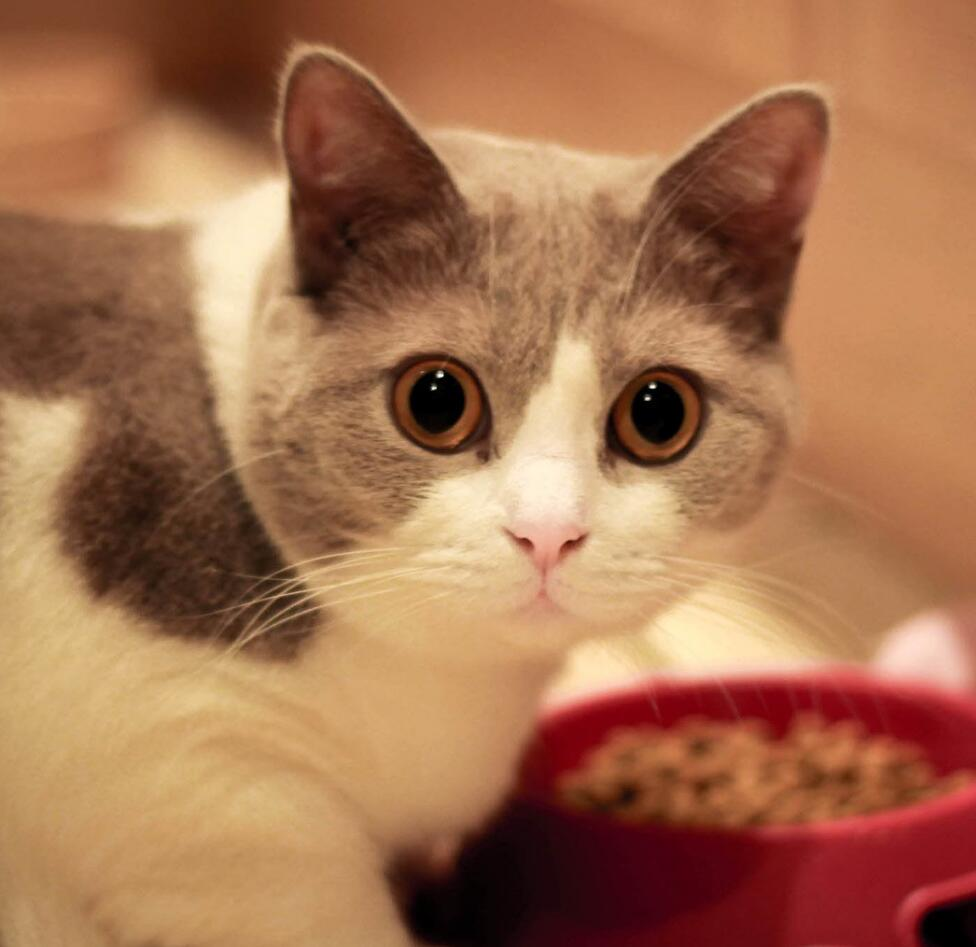
//> input picture 傅里叶变换/傅里叶正变换/傅里叶正变换/傅里叶正变换/img.jpg, 976 x 947 px
$ ./main   (built with g++ and OpenCV 4)
//> lines starting //> are read from the running program, lines starting //| are printed output that depends on the picture
#include <opencv.hpp>
#include <iostream>
using namespace std;
using namespace cv;
int main()
{
	// 1. 以灰度模式读取原始图并显示
	Mat srcImage = imread("img.jpg", 0);
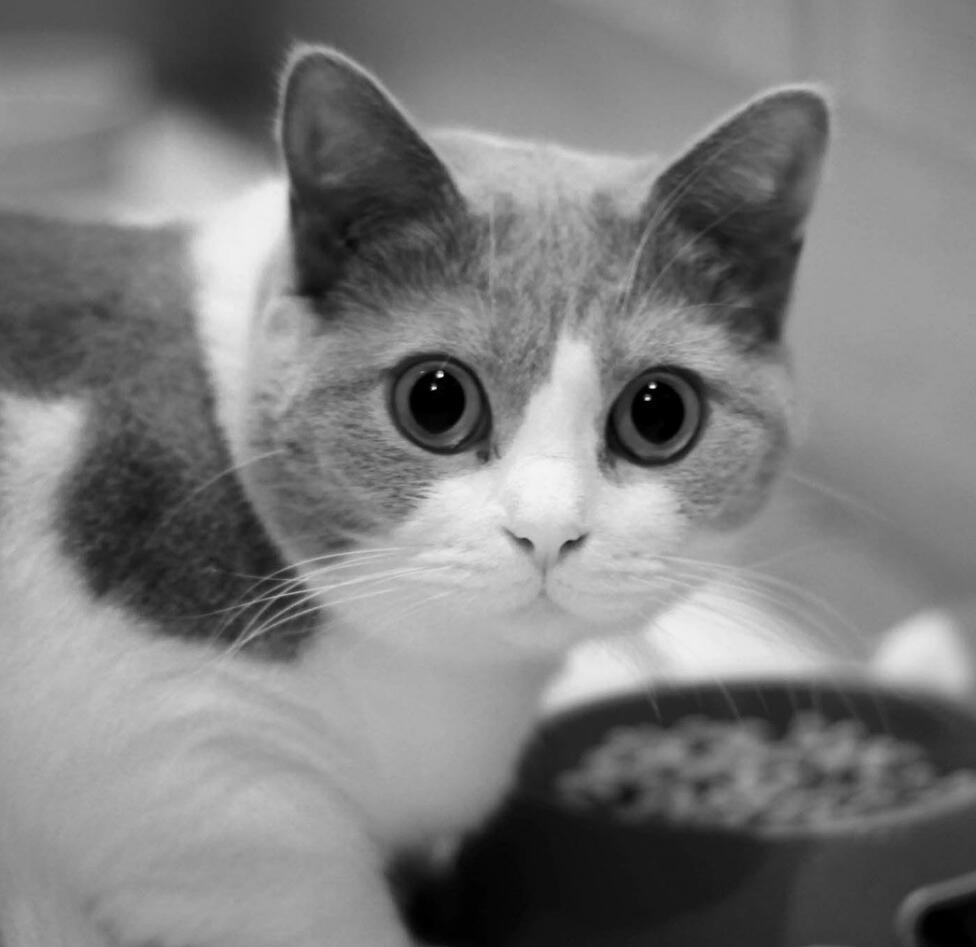
//> srcImage: 947 rows x 976 cols, CV_8UC1; min 0, max 252, mean 124.9
	if (!srcImage.data){ printf("input image error ! \n"); return false; }
	imshow("原始图", srcImage);
	// 2. 将输入图像延展到最佳的尺寸，边界有0填充；
	int m = getOptimalDFTSize(srcImage.rows);
//> m = 960
	int n = getOptimalDFTSize(srcImage.cols); // 以上两个是获得src图像的最佳DFT尺寸
//> n = 1000
	// 将添加的像素初始化为0；
	Mat padded;
	copyMakeBorder(srcImage, padded, 0, m - srcImage.rows, 0, n - srcImage.cols, BORDER_CONSTANT, Scalar::all(0));
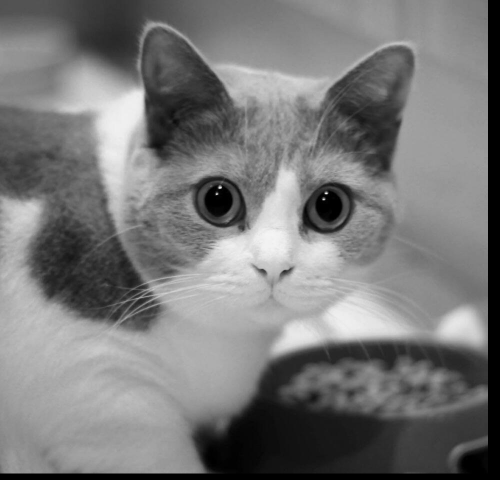
//> padded: 960 rows x 1000 cols, CV_8UC1 (shown at 1/2 size); min 0, max 252, mean 120.2
	// 3. 为傅里叶变化的结果（实部和虚部）分配储存空间
	// 将planes数组组合合并成一个多通道的数组complexI
	Mat planes[] = { Mat_<float>(padded), Mat::zeros(padded.size(), CV_32F) };
//> planes[1]: 960 rows x 1000 cols, CV_32FC1; every value is 0
	Mat complexI;
	merge(planes, 2, complexI);
	// 4. 进行就地离散傅里叶变换
	dft(complexI, complexI);
	// 5. 将复数转换为幅值，即log (1+sqrt(Re(DFT(I)^2+IM(DFT(I)^2))
	split(complexI, planes); // 多通道分离成几个单通道数组 [0] =Re.. [1] = Im..
	magnitude(planes[0], planes[1], planes[0]);
	Mat magnitudeImage = planes[0];
	// 6. 进行尺度log 缩放
	magnitudeImage += Scalar::all(1);
	log(magnitudeImage, magnitudeImage); // 求自然对数
	// 7. 剪切和重分布幅度象限
	// 若有奇数行或者列，进行频谱裁剪
	magnitudeImage = magnitudeImage(Rect(0, 0, magnitudeImage.cols&-2, magnitudeImage.rows&-2));
	// 重新排列傅里叶图像中的象限，使得原点位于图像中心
	int cx = magnitudeImage.cols / 2;
//> cx = 500
	int cy = magnitudeImage.rows / 2;
//> cy = 480
	Mat q0(magnitudeImage, Rect(0, 0, cx, cy));
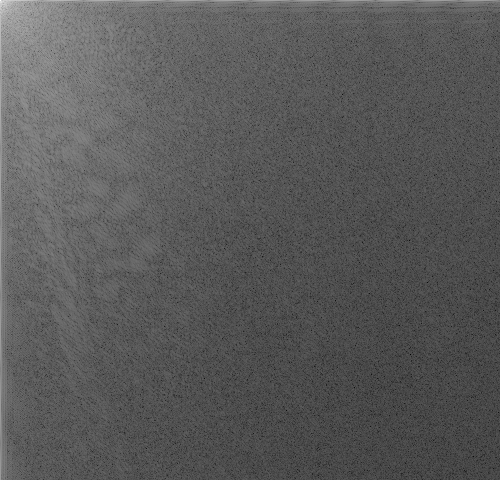
//> q0: 480 rows x 500 cols, CV_32FC1; min 0.383, max 18.56, mean 6.76; drawn with min black and max white
	Mat q1(magnitudeImage, Rect(cx, 0, cx, cy));
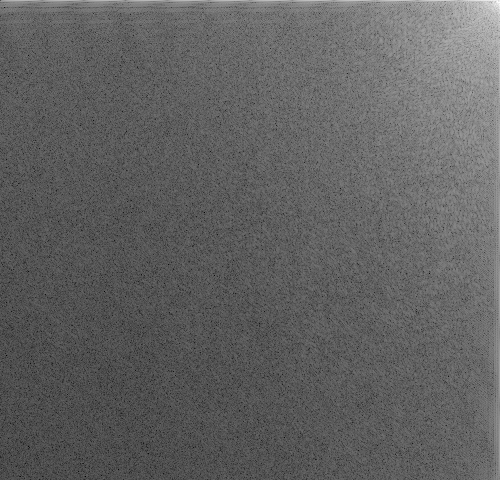
//> q1: 480 rows x 500 cols, CV_32FC1; min 0.859, max 16.06, mean 6.68; drawn with min black and max white
	Mat q2(magnitudeImage, Rect(0, cy, cx, cy));
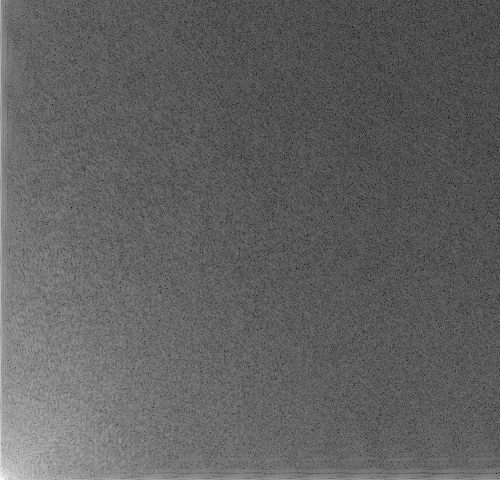
//> q2: 480 rows x 500 cols, CV_32FC1; min 0.856, max 16.14, mean 6.68; drawn with min black and max white
	Mat q3(magnitudeImage, Rect(cx, cy, cx, cy));
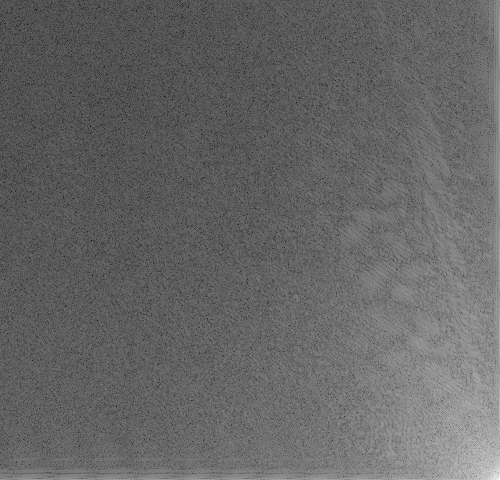
//> q3: 480 rows x 500 cols, CV_32FC1; min 0.389, max 16.22, mean 6.74; drawn with min black and max white
	//交换象限（左上和右下交换）
	Mat tmp;
	q0.copyTo(tmp);
	q3.copyTo(q0);
	tmp.copyTo(q3);
	//交换象限（右上和左下）
	q1.copyTo(tmp);
	q2.copyTo(q1);
	tmp.copyTo(q2);
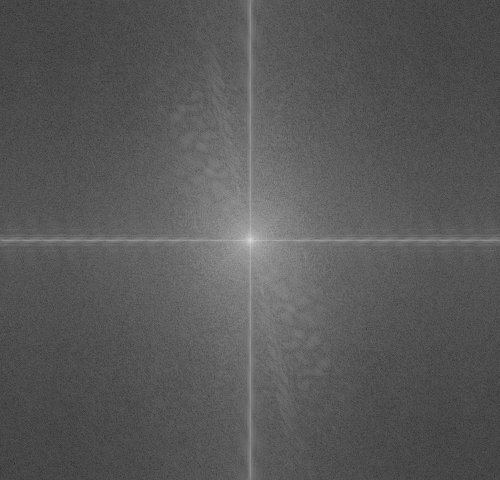
//> magnitudeImage: 960 rows x 1000 cols, CV_32FC1 (shown at 1/2 size); min 0.383, max 18.56, mean 6.71; drawn with min black and max white
	// 8. 归一化 用0到1之间的浮点值将矩阵变换为可是的图像格式
	normalize(magnitudeImage, magnitudeImage, 0, 1, NORM_MINMAX);
	// 9. 显示效果
	imshow("频谱幅值", magnitudeImage);
	waitKey(0);

	return 0;
}
